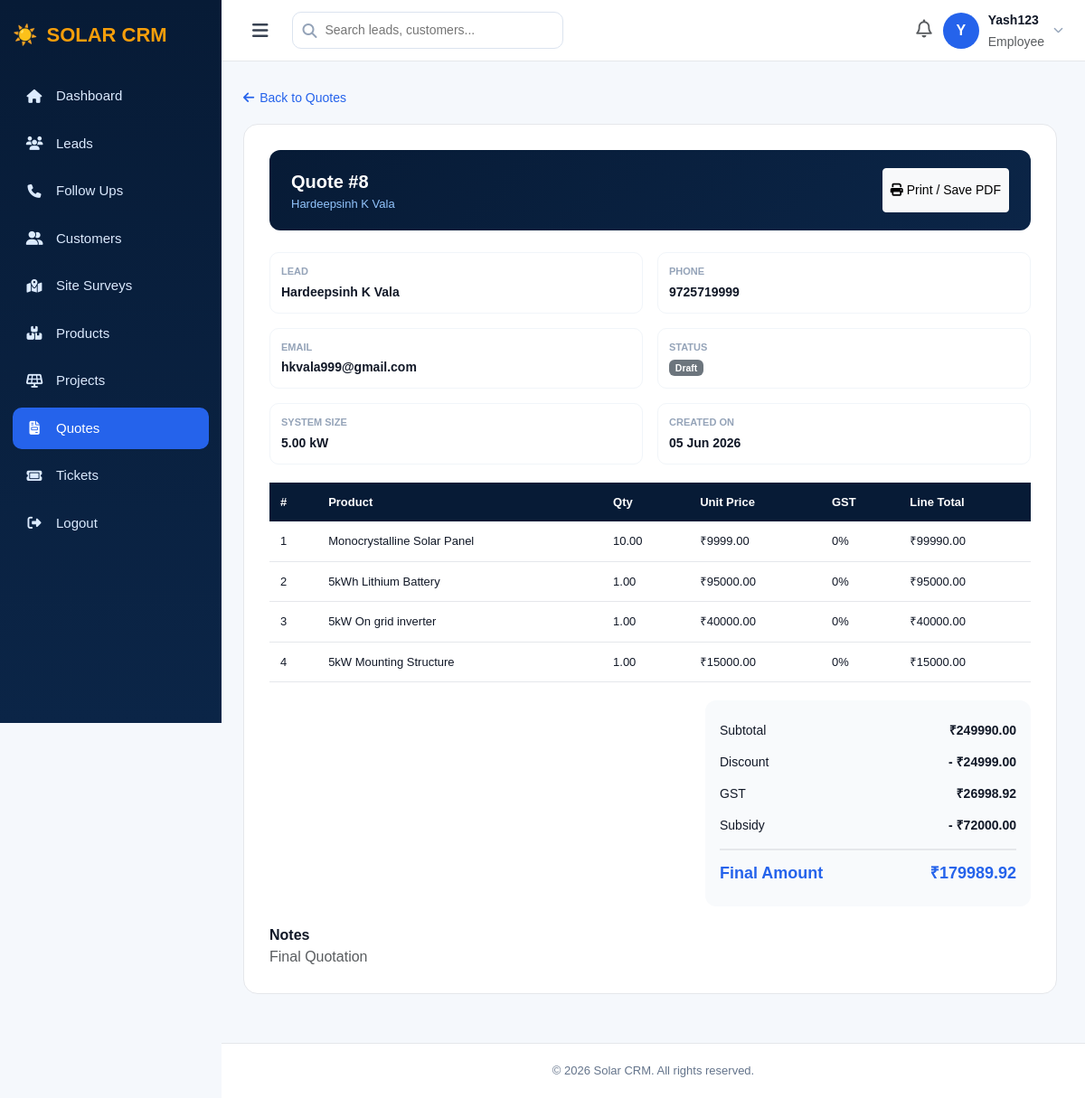
The page /quotes/8/view/ (signed in) on the database its author committed.
### app/models.py (models this page shows, shortened)
class Quote(models.Model):
    STATUS_CHOICES = [
        ('Draft', 'Draft'),
        ('Sent', 'Sent'),
        ('Accepted', 'Accepted'),
        ('Rejected', 'Rejected'),
    ]
    lead = models.ForeignKey(Lead, on_delete=models.CASCADE)
    amount = models.DecimalField(max_digits=12, decimal_places=2, default=0)
    status = models.CharField(max_length=50, choices=STATUS_CHOICES, default='Draft')
    notes = models.TextField(blank=True, null=True)
    created_at       = models.DateTimeField(auto_now_add=True)
    system_kw        = models.DecimalField(max_digits=6, decimal_places=2, null=True, blank=True)
    discount_percent = models.DecimalField(max_digits=5, decimal_places=2, default=0)
    discount_amount  = models.DecimalField(max_digits=12, decimal_places=2, default=0)
    gst_rate         = models.IntegerField(default=12)
    gst_amount       = models.DecimalField(max_digits=12, decimal_places=2, default=0)
    apply_gst        = models.BooleanField(default=False)
    apply_subsidy    = models.BooleanField(default=False)
    subsidy_amount   = models.DecimalField(max_digits=12, decimal_places=2, default=0)
    final_amount     = models.DecimalField(max_digits=12, decimal_places=2, default=0)
    manual_amount    = models.DecimalField(max_digits=12, decimal_places=2, null=True, blank=True)

class Lead(models.Model):
    STATUS_CHOICES = [
        ('New', 'New'),
        ('Contacted', 'Contacted'),
        ('Qualified', 'Qualified'),
        ('Proposal', 'Proposal'),
        ('Won', 'Won'),
        ('Lost', 'Lost'),
    ]
    name = models.CharField(max_length=100)
    email = models.EmailField()
    phone = models.CharField(max_length=15)
    description = models.TextField(blank=True, null=True)
    status = models.CharField(max_length=50, choices=STATUS_CHOICES, default='New')
    budget = models.DecimalField(max_digits=12, decimal_places=2, default=0)
    created_at = models.DateTimeField(auto_now_add=True)
    assigned_to = models.ForeignKey(User, on_delete=models.SET_NULL, null=True, blank=True, related_name='assigned_leads')
    monthly_bill = models.DecimalField(max_digits=10, decimal_places=2, null=True, blank=True)
    solar_kwh_required = models.DecimalField(max_digits=6, decimal_places=2, null=True, blank=True)

class QuoteItem(models.Model):
    quote = models.ForeignKey(Quote, on_delete=models.CASCADE, related_name='quote_items')
    product = models.ForeignKey(Product, on_delete=models.CASCADE)
    quantity = models.DecimalField(max_digits=10, decimal_places=2, default=1)
    unit_price = models.DecimalField(max_digits=10, decimal_places=2, default=0)
    gst_percent = models.DecimalField(max_digits=5, decimal_places=2, default=12)
    line_total = models.DecimalField(max_digits=12, decimal_places=2, default=0)

class Product(models.Model):
    name          = models.CharField(max_length=200)
    brand         = models.CharField(max_length=200, blank=True)
    hsn_code      = models.CharField(max_length=50, blank=True)
    unit          = models.CharField(max_length=50, default='pcs')  # pcs, meter, kg, etc.
    quantity      = models.DecimalField(max_digits=10, decimal_places=2, default=0)  # current stock
    price         = models.DecimalField(max_digits=10, decimal_places=2, default=0)  # price per unit
    low_stock_alert = models.DecimalField(max_digits=10, decimal_places=2, default=5)  # warn if below this
    created_at    = models.DateTimeField(auto_now_add=True)
    updated_at    = models.DateTimeField(auto_now=True)

### app/views.py (the view)
# urls.py: path('quotes/<int:id>/view/', views.view_quote, name='view_quote'),
@login_required
def view_quote(request, id):
    quote = get_object_or_404(Quote, id=id)
    if not request.user.is_superuser:
        if quote.lead.assigned_to != request.user:
            messages.error(request, "Access denied")
            return redirect('quotes')
    return render(request, 'view_quote.html', {'quote': quote})

### app/templates/view_quote.html (shortened to what this page needs)
{% extends 'base.html' %}
{% block nav_quotes %}class="active"{% endblock %}
{% block content %}
<a href="/quotes/" class="back-btn">
    <i class="fa-solid fa-arrow-left"></i>
    Back to Quotes
</a>
<div class="card-box">
    <div class="card-header-custom">
        <div>
            <div style="color:white;font-weight:900;font-size:20px;">
                Quote #{{ quote.id }}
            </div>
            <div style="color:#93c5fd;font-size:13px;">
                {{ quote.lead.name }}
            </div>
        </div>
        <button class="btn btn-light btn-sm" onclick="openQuotePrint()">
            <i class="fa-solid fa-print"></i>
            Print / Save PDF
        </button>
    </div>
    <div class="info-grid">
        <div class="info-row">
            <div class="info-label">Lead</div>
            <div class="info-value">{{ quote.lead.name }}</div>
        </div>
        <div class="info-row">
            <div class="info-label">Phone</div>
            <div class="info-value">{{ quote.lead.phone }}</div>
        </div>
        <div class="info-row">
            <div class="info-label">Email</div>
            <div class="info-value">{{ quote.lead.email }}</div>
        </div>
        <div class="info-row">
            <div class="info-label">Status</div>
            <div class="info-value">
                {% if quote.status == 'Accepted' %}
                    <span class="badge bg-success">{{ quote.status }}</span>
                {% elif quote.status == 'Rejected' %}
                    <span class="badge bg-danger">{{ quote.status }}</span>
                {% elif quote.status == 'Sent' %}
                    <span class="badge bg-primary">{{ quote.status }}</span>
                {% else %}
                    <span class="badge bg-secondary">{{ quote.status }}</span>
                {% endif %}
            </div>
        </div>
        <div class="info-row">
            <div class="info-label">System Size</div>
            <div class="info-value">{{ quote.system_kw|default:"—" }} kW</div>
        </div>
        <div class="info-row">
            <div class="info-label">Created On</div>
            <div class="info-value">{{ quote.created_at|date:"d M Y" }}</div>
        </div>
    </div>
    <table class="quote-table">
        <thead>
            <tr>
                <th>#</th>
                <th>Product</th>
                <th>Qty</th>
                <th>Unit Price</th>
                <th>GST</th>
                <th>Line Total</th>
            </tr>
        </thead>
        <tbody>
            {% for item in quote.quote_items.all %}
            <tr>
                <td>{{ forloop.counter }}</td>
                <td>{{ item.product.name }}</td>
                <td>{{ item.quantity }}</td>
                <td>₹{{ item.unit_price|floatformat:2 }}</td>
                <td>{{ item.gst_percent|floatformat:0 }}%</td>
                <td>₹{{ item.line_total|floatformat:2 }}</td>
            </tr>
            {% empty %}
            <tr>
                <td colspan="6" class="text-center text-muted">No products added</td>
            </tr>
            {% endfor %}
        </tbody>
    </table>
    <div class="summary-box">
        <div class="summary-row">
            <span>Subtotal</span>
            <strong>₹{{ quote.amount|floatformat:2 }}</strong>
        </div>
        <div class="summary-row">
            <span>Discount</span>
            <strong>- ₹{{ quote.discount_amount|floatformat:2 }}</strong>
        </div>
        <div class="summary-row">
            <span>GST</span>
            <strong>₹{{ quote.gst_amount|floatformat:2 }}</strong>
        </div>
        <div class="summary-row">
            <span>Subsidy</span>
            <strong>- ₹{{ quote.subsidy_amount|floatformat:2 }}</strong>
        </div>
        <div class="summary-row total">
            <span>Final Amount</span>
            <span>₹{{ quote.final_amount|floatformat:2 }}</span>
        </div>
    </div>
    {% if quote.notes %}
    <div style="margin-top:20px;">
        <strong>Notes</strong>
        <p class="text-muted mb-0">{{ quote.notes }}</p>
    </div>
    {% endif %}
</div>
{% endblock %}

### app/templates/base.html (shortened to what this page needs)
<!DOCTYPE html>
<html>
<head>
    <link href="https://cdn.jsdelivr.net/npm/bootstrap@5.3.0/dist/css/bootstrap.min.css" rel="stylesheet">
    <link href="https://cdnjs.cloudflare.com/ajax/libs/font-awesome/6.5.1/css/all.min.css" rel="stylesheet">
</head>
<body>
<div class="sidebar" id="sidebar">
    <div class="brand">☀️ <span class="brand-text"><span>SOLAR</span> CRM</span></div>
    <div class="menu">
        <a href="/dashboard/"    {% block nav_dashboard    %}{% endblock %} ><i class="fa-solid fa-house"></i><span class="menu-label"> Dashboard</span></a>
        <a href="/leads/"        {% block nav_leads        %}{% endblock %} ><i class="fa-solid fa-users"></i><span class="menu-label"> Leads</span></a>
        <a href="/followups/"    {% block nav_followups    %}{% endblock %} ><i class="fa-solid fa-phone"></i><span class="menu-label"> Follow Ups</span></a>
        <a href="/customers/"    {% block nav_customers    %}{% endblock %} ><i class="fa-solid fa-user-group"></i><span class="menu-label"> Customers</span></a>
        <a href="/site-surveys/" {% block nav_site_surveys %}{% endblock %} ><i class="fa-solid fa-map-location-dot"></i><span class="menu-label"> Site Surveys</span></a>
        <a href="/products/"     {% block nav_products     %}{% endblock %} ><i class="fa-solid fa-boxes-stacked"></i><span class="menu-label"> Products</span></a>
        <a href="/projects/"     {% block nav_projects     %}{% endblock %} ><i class="fa-solid fa-solar-panel"></i><span class="menu-label"> Projects</span></a>
        <a href="/quotes/"       {% block nav_quotes       %}{% endblock %} ><i class="fa-solid fa-file-invoice"></i><span class="menu-label"> Quotes</span></a>
        <a href="/tickets/"      {% block nav_tickets      %}{% endblock %} ><i class="fa-solid fa-ticket"></i><span class="menu-label"> Tickets</span></a>
        <a href="/logout/"><i class="fa-solid fa-right-from-bracket"></i><span class="menu-label"> Logout</span></a>
    </div>
</div>
<div class="main" id="main">
    <div class="topbar">
        <div class="d-flex align-items-center gap-3">
            <button class="hamburger" onclick="toggleSidebar()"><i class="fa-solid fa-bars"></i></button>
            <div class="search-wrapper">
                <i class="fa-solid fa-magnifying-glass search-icon"></i>
                <input class="search-box" id="liveSearch" placeholder="Search leads, customers..." autocomplete="off">
            </div>
        </div>
        <div class="admin-box" style="position:relative;">
    <div class="notif-bell" id="notifBell" onclick="toggleNotifications()">
        <i class="fa-regular fa-bell fs-5 text-muted"></i>
    </div>
    <div onclick="toggleProfile()" style="display:flex;align-items:center;gap:10px;cursor:pointer;">
        <div class="avatar">{{ request.user.username|slice:":1"|upper }}</div>
        <div>
            <strong style="font-size:14px;">{{ request.user.username }}</strong><br>
            <small class="text-muted">
                {% if request.user.is_superuser %}Admin{% else %}Employee{% endif %}
            </small>
        </div>
        <i class="fa-solid fa-chevron-down" style="font-size:11px;color:#94a3b8;"></i>
    </div>
        </div>
</div>
    <div class="content">
        {% block content %}{% endblock %}
    </div>
    <div class="footer">© 2026 Solar CRM. All rights reserved.</div>
</div>
</body>
</html>

### app/templates/view_quote.html (style rules this page uses)
.back-btn { color: #2563eb; text-decoration: none; font-size: 14px; display: inline-flex; align-items: center; gap: 6px; margin-bottom: 18px; }
.card-box { background: white; border: 1px solid #e5e7eb; border-radius: 16px; padding: 28px; max-width: 900px; }
.card-header-custom { background: linear-gradient(135deg, #071b36, #0b2547); border-radius: 12px; padding: 20px 24px; margin-bottom: 24px; display: flex; justify-content: space-between; gap: 16px; }
.info-grid { display: grid; grid-template-columns: repeat(2, 1fr); gap: 16px; }
.info-row { padding: 12px; border: 1px solid #f1f5f9; border-radius: 10px; }
.info-label { font-size: 11px; color: #94a3b8; font-weight: 700; text-transform: uppercase; }
.info-value { font-size: 14px; color: #111827; font-weight: 600; margin-top: 4px; }
.quote-table { width: 100%; border-collapse: collapse; margin-top: 20px; }
.quote-table th { background: #071b36; color: white; padding: 12px; font-size: 13px; }
.quote-table td { padding: 12px; border-bottom: 1px solid #e5e7eb; font-size: 13px; }
.summary-box { margin-top: 20px; max-width: 360px; margin-left: auto; background: #f8fafc; border-radius: 12px; padding: 16px; }
.summary-row { display: flex; justify-content: space-between; padding: 7px 0; font-size: 14px; }
.summary-row.total { border-top: 2px solid #e5e7eb; margin-top: 8px; padding-top: 12px; font-size: 18px; font-weight: 900; color: #2563eb; }

### app/templates/base.html (style rules this page uses)
* { box-sizing: border-box; }
body { margin: 0; background: #f5f8fc; font-family: Arial, sans-serif; color: #111827; }
.sidebar { width: 245px; height: 100vh; position: fixed; left: 0; top: 0; background: linear-gradient(180deg, #071b36, #0b2547); color: white; padding: 22px 14px; overflow-y: auto; overflow-x: hidden; transition: width 0.3s ease, transform 0.3s ease; z-index: 1100; }
.brand { font-size: 22px; font-weight: 800; margin-bottom: 28px; display: flex; align-items: center; gap: 10px; white-space: nowrap; overflow: hidden; }
.brand span { color: #f59e0b; }
.menu a { display: flex; align-items: center; gap: 14px; padding: 12px 14px; margin-bottom: 6px; color: #dbeafe; text-decoration: none; border-radius: 10px; font-size: 15px; white-space: nowrap; overflow: hidden; transition: all 0.2s; }
.menu a i { flex-shrink: 0; width: 20px; text-align: center; }
.menu a.active, .menu a:hover { background: #2563eb; color: white; }
.main { margin-left: 245px; min-height: 100vh; transition: margin-left 0.3s ease; }
.topbar { height: 68px; background: white; border-bottom: 1px solid #e5e7eb; padding: 0 24px; display: flex; align-items: center; justify-content: space-between; position: sticky; top: 0; z-index: 999; }
.hamburger { cursor: pointer; font-size: 20px; color: #374151; background: none; border: none; padding: 6px 10px; border-radius: 8px; transition: background 0.2s, transform 0.15s; }
.admin-box { display: flex; align-items: center; gap: 12px; }
.avatar { width: 40px; height: 40px; border-radius: 50%; background: #2563eb; display: flex; align-items: center; justify-content: center; color: white; font-weight: bold; font-size: 16px; }
.search-wrapper { position: relative; }
.search-box { width: 300px; border: 1px solid #dbe3ef; border-radius: 10px; padding: 9px 14px 9px 36px; color: #64748b; font-size: 14px; }
.search-icon { position: absolute; left: 12px; top: 50%; transform: translateY(-50%); color: #94a3b8; }
.notif-bell { position: relative; cursor: pointer; }
.content { padding: 28px 24px; }
.footer { text-align: center; padding: 20px; color: #64748b; border-top: 1px solid #e5e7eb; background: white; margin-top: 26px; font-size: 13px; }

### rows shown on the page
Quote: id "8", lead.name "Hardeepsinh K Vala", lead.phone "9725719999", lead.email "hkvala999@gmail.com", status "Draft", system_kw "5.00", created_at "05 Jun 2026", amount "249990.00", discount_amount "24999.00", gst_amount "26998.92", subsidy_amount "72000.00", final_amount "179989.92", notes "Final Quotation"
QuoteItem: product.name "Monocrystalline Solar Panel", quantity "10.00", unit_price "9999.00", gst_percent "0", line_total "99990.00"
QuoteItem: product.name "5kWh Lithium Battery", quantity "1.00", unit_price "95000.00", gst_percent "0", line_total "95000.00"
QuoteItem: product.name "5kW On grid inverter", quantity "1.00", unit_price "40000.00", gst_percent "0", line_total "40000.00"
QuoteItem: product.name "5kW Mounting Structure", quantity "1.00", unit_price "15000.00", gst_percent "0", line_total "15000.00"

### other values the page prints
{{ request.user.username|slice:":1"|upper }} "Y"
{{ request.user.username }} "Yash123"
